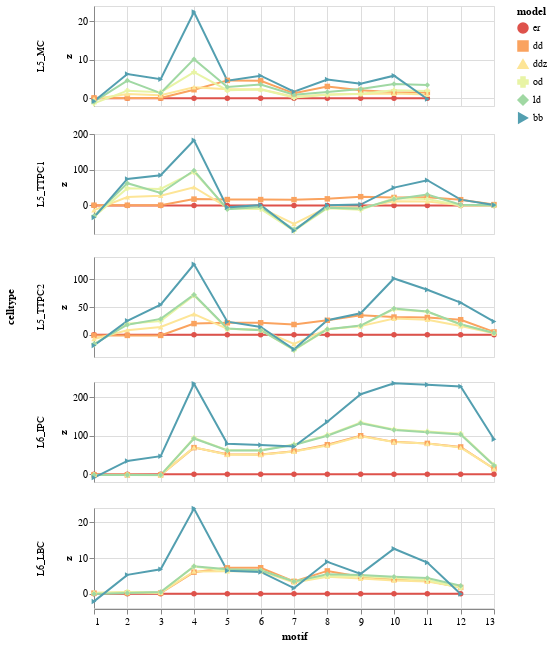

The cell this chart's notebook holds for it:
### Code cell
z_lf = (
    z.reset_index()
    .melt(id_vars=["model", "celltype"], var_name="motif", value_name="z")
    .assign(motif=lambda df: df.motif.str.replace("motif_", "").astype(int))
)
alt.Chart(z_lf).mark_line().encode(
    x="motif",
    y="z",
    color=alt.Color("model").scale(scheme="spectral"),
    row="celltype",
    shape="model",
    tooltip=["celltype", "model", "z"],
).properties(width=400, height=100).resolve_scale(y="independent")

### Figure 1 — Vega-Lite specification as saved in the notebook (floating-point values rounded to 4 significant figures; data arrays with more than 128 entries replaced by an {"elided": "..."} marker saying what was removed)
{"config": {"view": {"continuousWidth": 300, "continuousHeight": 300}}, "data": {"name": "data-a31671aed6e0351b06441bb08e55b468"}, "mark": {"type": "line"}, "encoding": {"color": {"field": "model", "scale": {"scheme": "spectral"}, "sort": ["er", "dd", "ddz", "od", "ld", "bb"], "type": "ordinal"}, "row": {"field": "celltype", "type": "nominal"}, "shape": {"field": "model", "sort": ["er", "dd", "ddz", "od", "ld", "bb"], "type": "ordinal"}, "tooltip": [{"field": "celltype", "type": "nominal"}, {"field": "model", "type": "ordinal"}, {"field": "z", "type": "quantitative"}], "x": {"field": "motif", "type": "quantitative"}, "y": {"field": "z", "type": "quantitative"}}, "height": 100, "resolve": {"scale": {"y": "independent"}}, "width": 400, "$schema": "https://vega.github.io/schema/vega-lite/v5.20.1.json", "datasets": {"data-a31671aed6e0351b06441bb08e55b468": {"elided": "390 records"}}}
